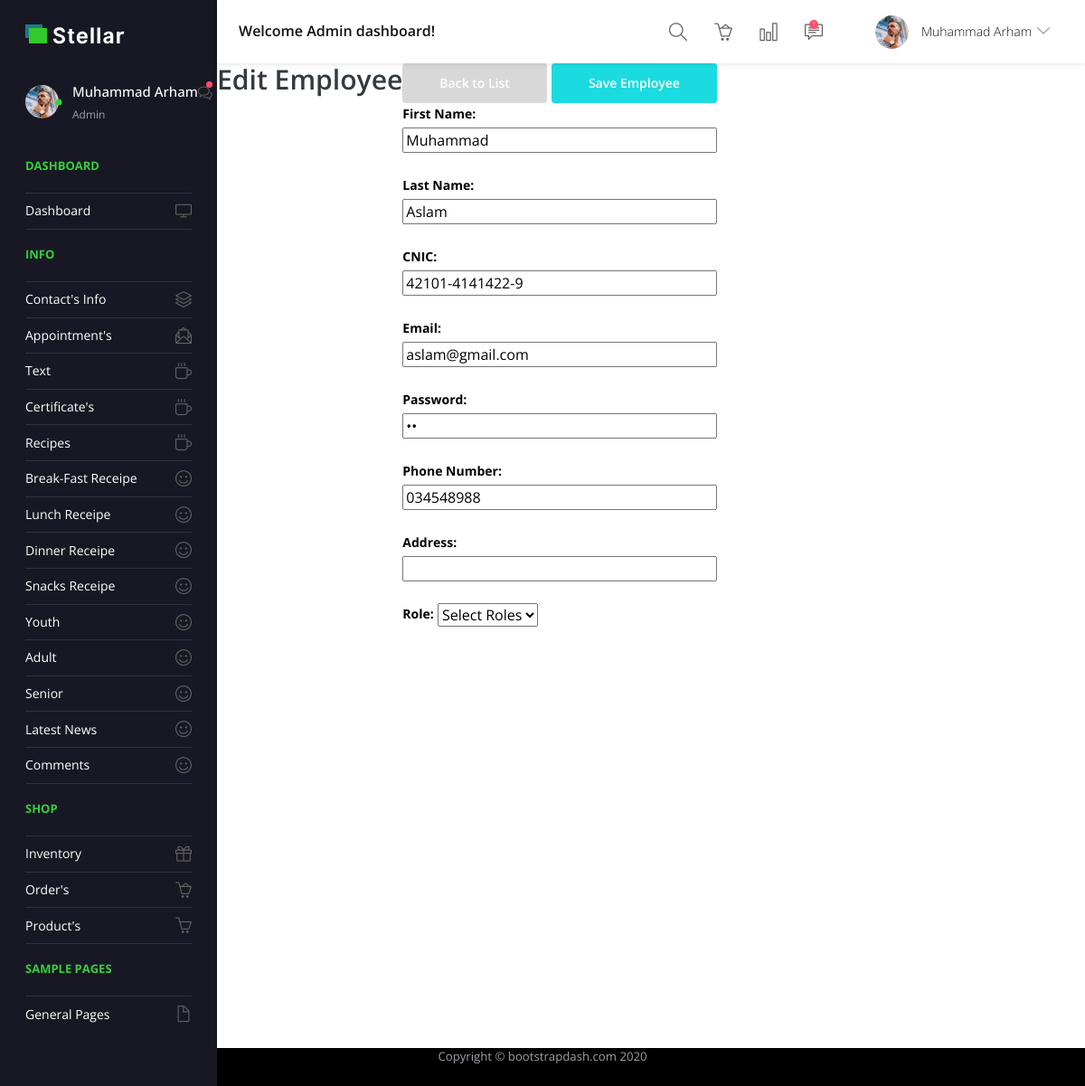
The page /Edit.php?id=2 (signed in) on the database its author committed.
### tables this page shows
CREATE TABLE `employee` (
  `Id` int(11) NOT NULL,
  `FirstName` varchar(100) NOT NULL,
  `LastName` varchar(100) NOT NULL,
  `Email` varchar(100) DEFAULT NULL,
  `Password` varchar(100) DEFAULT NULL,
  `CNIC` varchar(20) DEFAULT NULL,
  `DateOfBirth` datetime NOT NULL,
  `DateOfJoining` datetime NOT NULL,
  `Address` varchar(500) DEFAULT NULL,
  `RoleId` int(11) NOT NULL DEFAULT 0,
  `CreatedOn` datetime NOT NULL,
  `CreatedBy` int(11) NOT NULL DEFAULT 0,
  `Deleted` bit(1) NOT NULL DEFAULT b'0',
  `PhoneNumber` varchar(20) DEFAULT NULL
);

### Edit.php (the view, shortened to what this page needs)
<?php
  include_once "../Layouts/Admin/header.php"
?>
<div class="row column_title">
  <div class="col-md-12">
      <div class="page_title">
        <h2>Edit Employee</h2>
      </div>
  </div>
</div>
<div class="row">
  <div class="col-md-12">
    <div class="white_shd full margin_bottom_30">
      <form method="POST">
        <button type="submit" style="float:right; margin-left: 5px;" class="btn btn-primary">Save Employee</button>
        <a href="http://localhost:82/sms/hrm/Employee.php" style="float:right" type="button" class="btn btn-secondary">Back to List</a>
        <div class="full inbox_inner_section">
          <div class="row">
            <div class="col-md-12">
              <div class="full padding_infor_info">
                <div class="mail-box">
                  <div class="inbox-head" style="height: 550px;">
                    <?php
                      include_once "../DatabaseConfigurations/DbFucntions.php";
                      $firstName = $lastName = $email = $password = $cnic = $address = $phoneNumber = "";
                      if ($_SERVER["REQUEST_METHOD"] == "GET") {
                        $result = GetDataById("Employee", $_GET["id"]);
                        if (count($result) > 0) {
                            if ($result["Success"] == true) {
                                if (mysqli_num_rows($result["Response"]) > 0) {
                                    while ($row = mysqli_fetch_assoc($result["Response"])) {
                                        $firstName = $row["FirstName"];
                                        $lastName = $row["LastName"];
                                        $email = $row["Email"];
                                        $password = $row["Password"];
                                        $cnic = $row["CNIC"];
                                        $address = $row["Address"];
                                        $phoneNumber = $row["PhoneNumber"];
                                    }
                                }
                                else {
                                    echo "<tr>
                                        <td colspan='4'>No Employees are found!</td>
                                    </tr>";
                                }
                            }
                        }
                      }
                      ?>
                      <div class="form-group">
                        <label class="customLable">First Name:</label>
                        <input type="text" class="sr-input customWidth" id="FirstName" name="FirstName" value="<?php echo $firstName; ?>">
                      </div>
                      <div class="form-group">
                        <label class="customLable">Last Name:</label>
                        <input type="text" class="sr-input customWidth" id="LastName" name="LastName" value="<?php echo $lastName; ?>">
                      </div>
                      <div class="form-group">
                        <label class="customLable">CNIC:</label>
                        <input type="text" class="sr-input customWidth" id="CNIC" name="CNIC" value="<?php echo $cnic; ?>">
                      </div>
                      <div class="form-group">
                        <label class="customLable">Email:</label>
                        <input type="email" class="sr-input customWidth" id="Email" name="Email" value="<?php echo $email; ?>">
                      </div>
                      <div class="form-group">
                        <label class="customLable">Password:</label>
                        <input type="password" class="sr-input customWidth" id="Password" name="Password" value="<?php echo $password; ?>">
                      </div>
                      <div class="form-group">
                        <label class="customLable">Phone Number:</label>
                        <input type="text" class="sr-input customWidth" id="PhoneNumber" name="PhoneNumber" value="<?php echo $phoneNumber; ?>">
                      </div>
                      <div class="form-group">
                        <label class="customLable">Address:</label>
                        <input type="text" class="sr-input customWidth" id="Address" name="Address" value="<?php echo $address; ?>">
                      </div>
                      <div class="form-group">
                        <label class="customLable">Role:</label>
                      </div>
                  </div>
                </div>
              </div>
            </div>
          </div>
        </div>
      </form>
    </div>
  </div>
</div>
<?php
  include_once "../Layouts/Admin/footer.php"
?>

### Edit.php (style rules this page uses)
.customWidth { width: 100% !important; }
.customLable { color: black; font-weight: 700; margin-top: 5px; }

### rows shown on the page
employee: FirstName "Muhammad", LastName "Aslam", CNIC "42101-4141422-9", Email "aslam@gmail.com", PhoneNumber "034548988"

### other values the page prints
$_COOKIE["fullname"] "Muhammad Arham"
